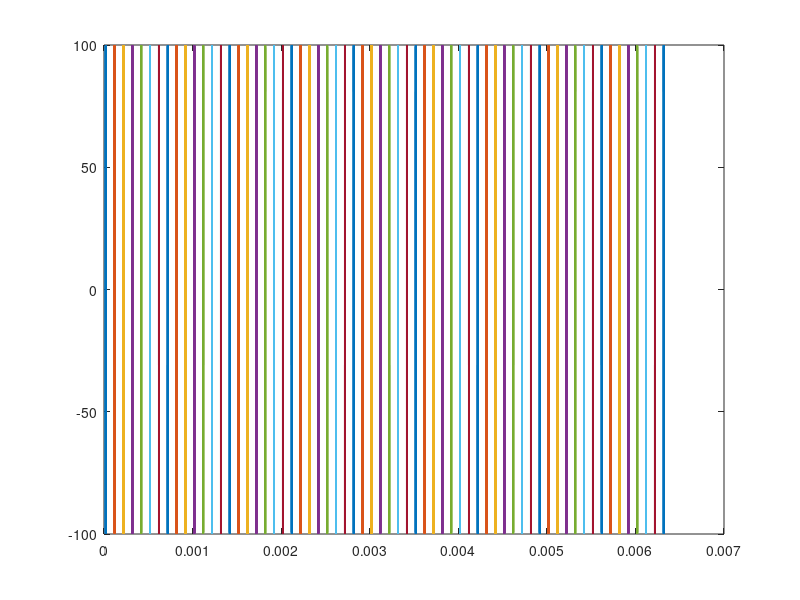

Recreate this plot in MATLAB. (Note: this script raises an error after producing the figure.)
% LFM信号PD图

%参数
f0=1e10;  %载频
Tp=1e-5;  %脉宽
B=1e7;    %带宽
fs=1e8;   %采样率
R0=3e3;   %目标距离
c=3e8;    %光速
k=B/Tp;
Tr=1e-4;  %脉冲重复周期
n=64;      %脉冲个数
v=60;      %朝向雷达运动的速度
snr=20;
snr_10=10^(snr/10);


tau=zeros(n);
for m=1:n
    tau(m)=2*(R0-m*v*Tr)/c; %时延
end

s=zeros(n,round(Tp*fs+1));
t=0:1/fs:Tr*n;
ti=zeros(n,round(Tp*fs+1));
noise=randn(n,round(Tp*fs+1))+1j*randn(n,round(Tp*fs+1));
for i=1:n
    ti(i,:)=tau(i)-Tp/2+(i-1)*Tr:1/fs:tau(i)+Tp/2+(i-1)*Tr;
    s(i,:)=snr_10*exp(1j*pi*k.*(ti(i,:)-tau(i)).^2)*exp(-1j*2*pi*f0*tau(i));
    plot(ti(i,:),s(i,:));
    hold on;
end

s_fl=zeros(n,round(Tp*fs+1));
ts=zeros(n,round(2*Tp*fs+1));
figure;
for i=1:n
    s_fl(i,:)=conj(fliplr(s(i,:)));
    ts(i,:)=conv(s_fl(i,:),s(i,:)+noise(i,:))./fs;
    tt(i,:)=tau(i)-Tp+(i-1)*Tr:1/fs:tau(i)+Tp+(i-1)*Tr;
    
end
mesh(db(ts));

S_fft=zeros(n,round(2*Tp*fs+1));
for i=1:round(2*Tp*fs+1)
    S_fft(:,i)=fftshift(fft(ts(:,i)));
end
x=0:120/64:120-120/64;
y=2000:1:4000;
figure;
mesh(y,x,abs(S_fft));

xlabel("距离/m");
ylabel("速度/m/s");
title("二维距离-多普勒平面图");

[x_1,y_1]=max(max(S_fft));
[q_1,p_1]=max(S_fft(:,y_1));
fprintf("%d %d",x_1,y_1);
S_x=0;
Sy=0;
for i=y_1-20:y_1+20
    S_x=S_x+(i+2000-1)*S_fft(p_1,i);
    Sy=Sy+S_fft(p_1,i);
end
S_xabs=S_x/Sy
S_v=0;
Svy=0;
for i=p_1-3:p_1+3
    S_v=S_v+(120/64*(i-1))*S_fft(i,y_1);
    Svy=Svy+S_fft(i,y_1);
end
S_vabs=S_v/Svy
